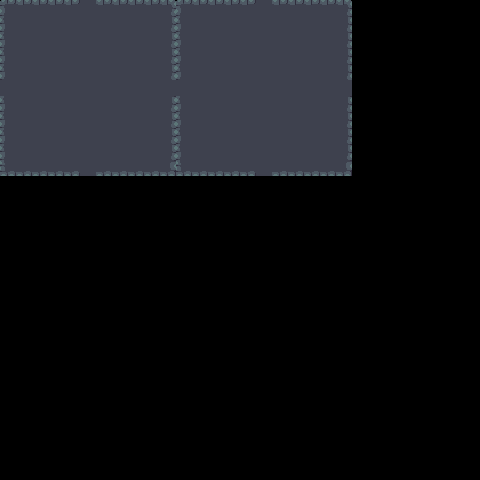

This is a level from a 2D game, rendered from its Tiled map with the project's own tilesets. A one-line summary and the complete map file follow:
An orthogonal 30x30 tile map with 16x16 px tiles, 1 tile layer (Calque de Tile 1).

<map version="1.2" tiledversion="1.2.0" orientation="orthogonal" renderorder="right-down" width="30" height="30" tilewidth="16" tileheight="16" infinite="0" nextlayerid="2" nextobjectid="1">
 <tileset firstgid="1" name="dungeon_tiles" tilewidth="16" tileheight="16" tilecount="552" columns="23">
  <image source="../tilesets/dungeon_tiles.png" width="368" height="384" />
 </tileset>
 <layer id="1" name="Calque de Tile 1" width="30" height="30">
  <data encoding="csv">
49,50,50,50,50,73,50,50,50,50,53,49,50,50,50,50,96,50,50,50,50,53,0,0,0,0,0,0,0,0,
72,73,73,73,73,73,73,73,73,73,76,72,73,73,73,73,73,73,73,73,73,76,0,0,0,0,0,0,0,0,
72,73,73,73,73,73,73,73,73,73,76,72,73,73,73,73,73,73,73,73,73,76,0,0,0,0,0,0,0,0,
72,73,73,73,73,73,73,73,73,73,76,72,73,73,73,73,73,73,73,73,73,76,0,0,0,0,0,0,0,0,
72,73,73,73,73,73,73,73,73,73,76,72,73,73,73,73,73,73,73,73,73,76,0,0,0,0,0,0,0,0,
73,73,73,73,73,73,73,73,73,73,73,73,73,73,73,73,73,73,73,73,73,96,0,0,0,0,0,0,0,0,
72,73,73,73,73,73,73,73,73,73,76,72,73,73,73,73,73,73,73,73,73,76,0,0,0,0,0,0,0,0,
72,73,73,73,73,73,73,73,73,73,76,72,73,73,73,73,73,73,73,73,73,76,0,0,0,0,0,0,0,0,
72,73,73,73,73,73,73,73,73,73,76,72,73,73,73,73,73,73,73,73,73,76,0,0,0,0,0,0,0,0,
72,73,73,73,73,73,73,73,73,73,76,72,73,73,73,73,73,73,73,73,73,76,0,0,0,0,0,0,0,0,
141,142,142,142,142,73,142,142,142,142,145,141,142,142,142,142,96,142,142,142,142,145,0,0,0,0,0,0,0,0,
0,0,0,0,0,0,0,0,0,0,0,0,0,0,0,0,0,0,0,0,0,0,0,0,0,0,0,0,0,0,
0,0,0,0,0,0,0,0,0,0,0,0,0,0,0,0,0,0,0,0,0,0,0,0,0,0,0,0,0,0,
0,0,0,0,0,0,0,0,0,0,0,0,0,0,0,0,0,0,0,0,0,0,0,0,0,0,0,0,0,0,
0,0,0,0,0,0,0,0,0,0,0,0,0,0,0,0,0,0,0,0,0,0,0,0,0,0,0,0,0,0,
0,0,0,0,0,0,0,0,0,0,0,0,0,0,0,0,0,0,0,0,0,0,0,0,0,0,0,0,0,0,
0,0,0,0,0,0,0,0,0,0,0,0,0,0,0,0,0,0,0,0,0,0,0,0,0,0,0,0,0,0,
0,0,0,0,0,0,0,0,0,0,0,0,0,0,0,0,0,0,0,0,0,0,0,0,0,0,0,0,0,0,
0,0,0,0,0,0,0,0,0,0,0,0,0,0,0,0,0,0,0,0,0,0,0,0,0,0,0,0,0,0,
0,0,0,0,0,0,0,0,0,0,0,0,0,0,0,0,0,0,0,0,0,0,0,0,0,0,0,0,0,0,
0,0,0,0,0,0,0,0,0,0,0,0,0,0,0,0,0,0,0,0,0,0,0,0,0,0,0,0,0,0,
0,0,0,0,0,0,0,0,0,0,0,0,0,0,0,0,0,0,0,0,0,0,0,0,0,0,0,0,0,0,
0,0,0,0,0,0,0,0,0,0,0,0,0,0,0,0,0,0,0,0,0,0,0,0,0,0,0,0,0,0,
0,0,0,0,0,0,0,0,0,0,0,0,0,0,0,0,0,0,0,0,0,0,0,0,0,0,0,0,0,0,
0,0,0,0,0,0,0,0,0,0,0,0,0,0,0,0,0,0,0,0,0,0,0,0,0,0,0,0,0,0,
0,0,0,0,0,0,0,0,0,0,0,0,0,0,0,0,0,0,0,0,0,0,0,0,0,0,0,0,0,0,
0,0,0,0,0,0,0,0,0,0,0,0,0,0,0,0,0,0,0,0,0,0,0,0,0,0,0,0,0,0,
0,0,0,0,0,0,0,0,0,0,0,0,0,0,0,0,0,0,0,0,0,0,0,0,0,0,0,0,0,0,
0,0,0,0,0,0,0,0,0,0,0,0,0,0,0,0,0,0,0,0,0,0,0,0,0,0,0,0,0,0,
0,0,0,0,0,0,0,0,0,0,0,0,0,0,0,0,0,0,0,0,0,0,0,0,0,0,0,0,0,0
</data>
 </layer>
</map>
